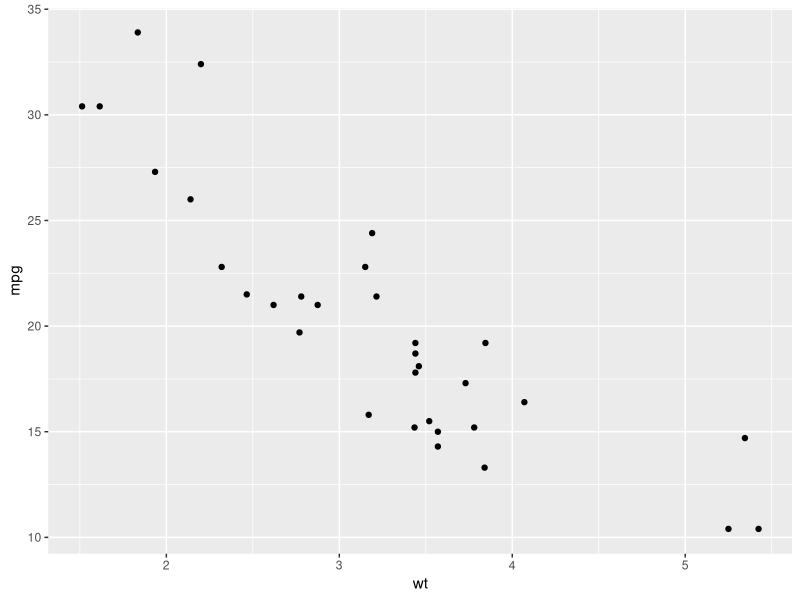
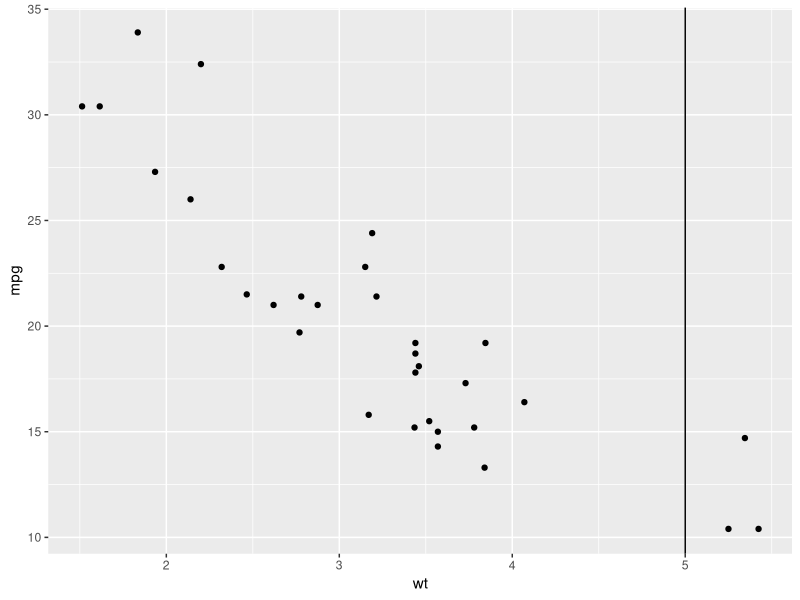
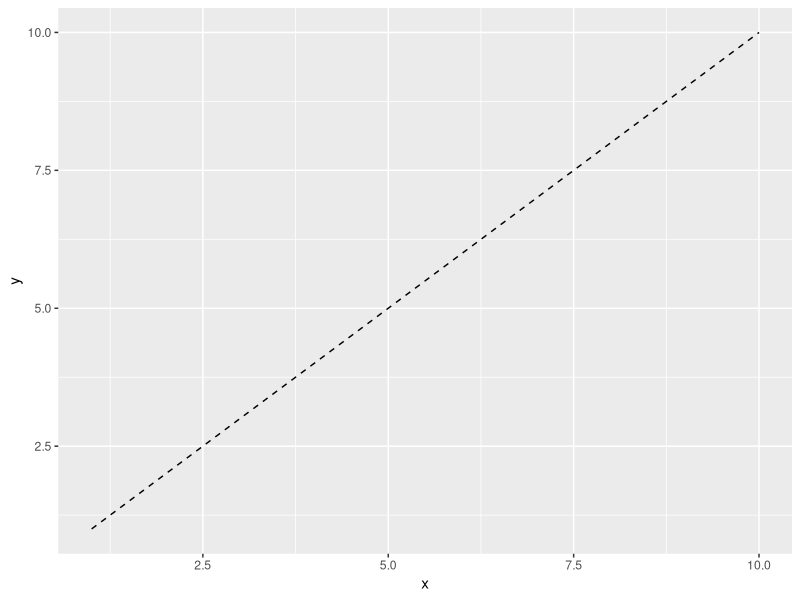

Write the R code that produced these figures, in order. (Note: this script raises an error after producing the figures.)
# ggplot2
# The basic notion is that there is a grammar to the composition of graphical components in statistical graphics. 
# Each component is added to the plot as a layer – something that never been done in statistical programming language. 

# In the Grammar of Graphics, a scale controls the mapping from a variable in the data to an aesthetic. 
# In ggplot, we often use the color filling scale be determined automatically. 
# But to use our custom color scheme, we need to take control of the mapping of the variable to fill color in geom_point().

#example

#install tidyverse package -> contains ggplot2
install.packages("tidyverse")
#load library
library(tidyverse)

p <- ggplot(mtcars, aes(wt, mpg)) + geom_point()
p

p + geom_vline(xintercept = 5)


#another example
df <- data.frame(x = 1:10 , y = 1:10)
f <- ggplot(df, aes(x = x, y = y))
f + geom_line(linetype = 2)
# Line types should be specified with either an integer, a name, or with a string of
# an even number (up to eight) of hexidecimal digits which give the lengths in
# consecutive positions in the string.
# 0 = blank, 1 = solid, 2 = dashed, 3 = dotted, 4 = dotdash, 5 = longdash, 6 = twodash




#ggplot2 and maps

library(ggplot2)

crimes <- data.frame(state = tolower(rownames(USArrests)), USArrests)
library(reshape2) # for melt
crimesm <- melt(crimes, id = 1)


#find out where libraries are being installed in R
.libPaths()

#download maps library
install.packages("maps", repos="https://cloud.r-project.org/")

#load maps library according to location found in .libPaths()
library(maps, lib.loc="/Library/Frameworks/R.framework/Versions/4.4-arm64/Resources/library")



if (require(maps)) {
  states_map <- map_data("state")
  ggplot(crimes, aes(map_id = state)) +
       geom_map(aes(fill = Murder), map = states_map) +
       expand_limits(x = states_map$long, y = states_map$lat)
  last_plot() + coord_map()
  ggplot(crimesm, aes(map_id = state)) +
       geom_map(aes(fill = value), map = states_map) +
       expand_limits(x = states_map$long, y = states_map$lat) +
       facet_wrap( ~ variable)
}
#getting errors for this code




#ChatGPT fix:

# Load required libraries
if (!require(ggplot2)) install.packages("ggplot2", repos="https://cloud.r-project.org/")
if (!require(maps)) install.packages("maps", repos="https://cloud.r-project.org/")

library(ggplot2)
library(maps)

# Get US states map data
states_map <- map_data("state")

# Example: Dummy crimes dataset (Ensure your dataset exists)
# crimes <- data.frame(state = tolower(state.name), Murder = runif(50, 0, 10))

# Plot 1: Crime data map
ggplot(crimes, aes(map_id = state)) +
  geom_map(aes(fill = Murder), map = states_map) +
  expand_limits(x = states_map$long, y = states_map$lat) +
  coord_map()

# Plot 2: Facet map for different crime variables
ggplot(crimesm, aes(map_id = state)) +
  geom_map(aes(fill = value), map = states_map) +
  expand_limits(x = states_map$long, y = states_map$lat) +
  facet_wrap(~ variable) +
  coord_map()
